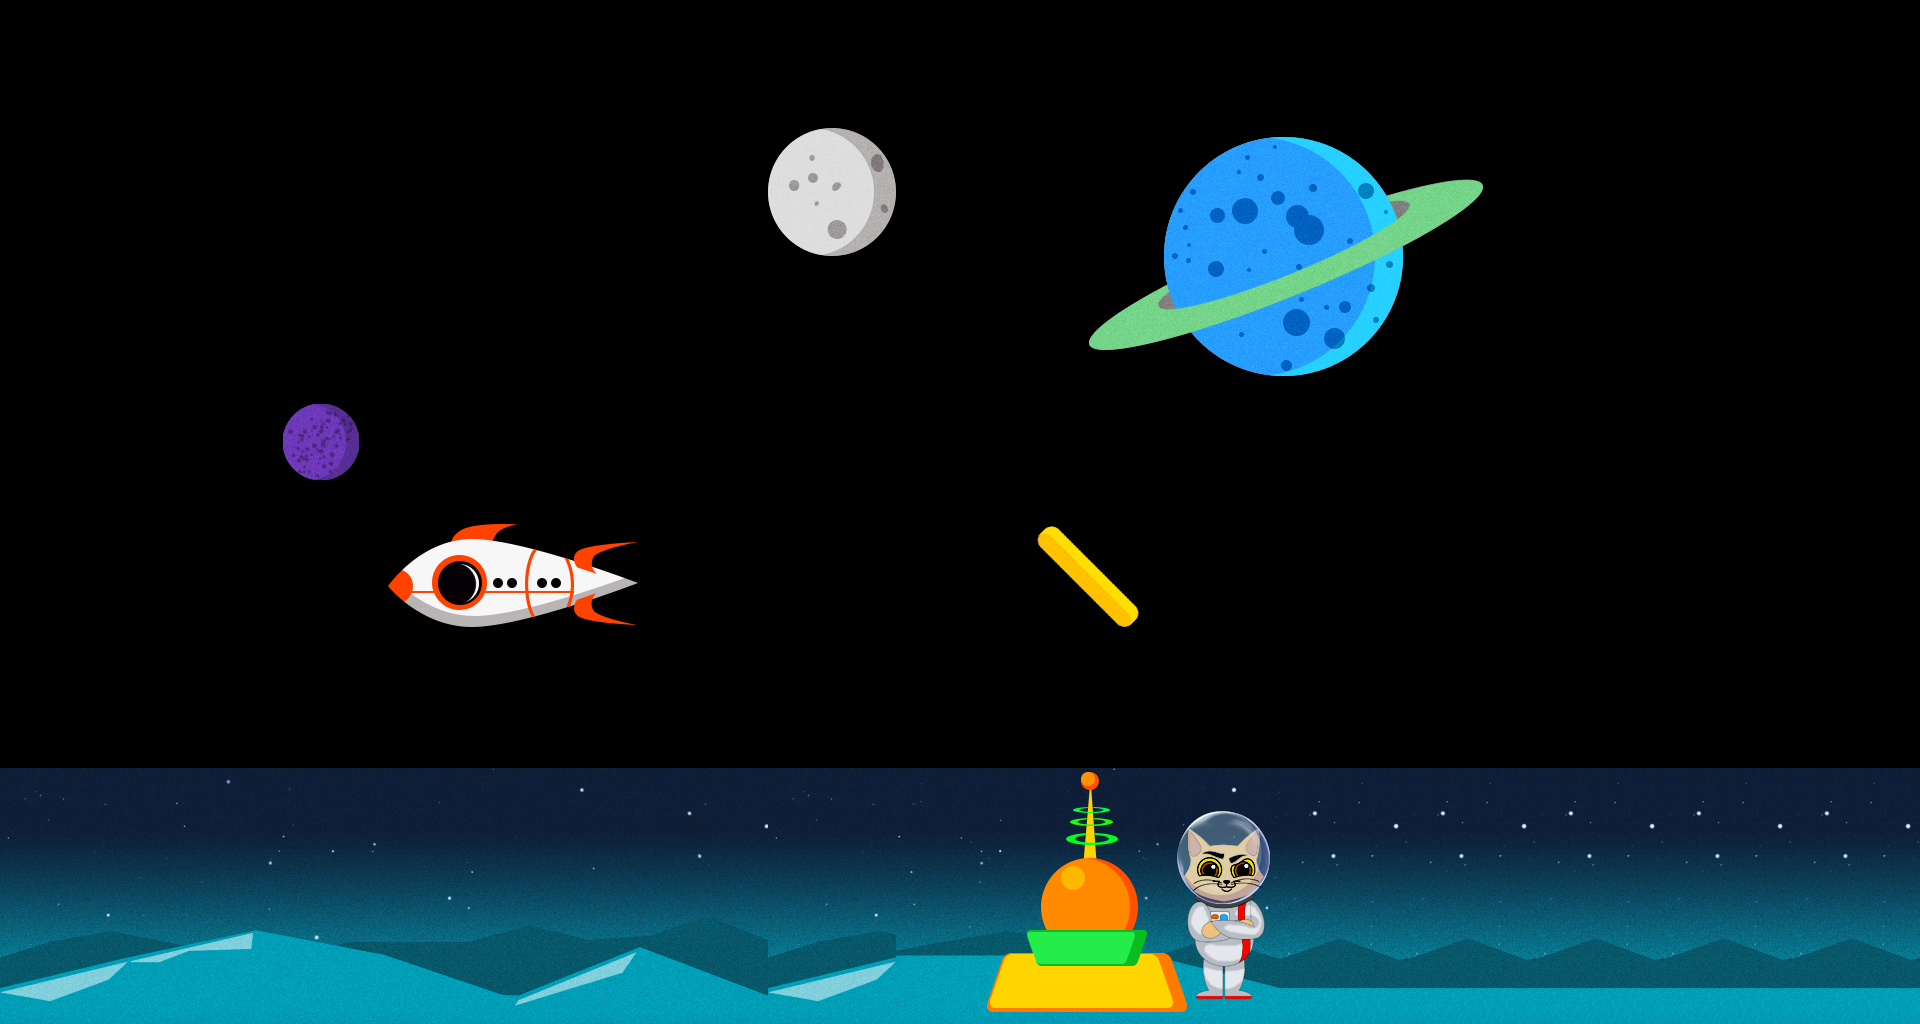

Below is a game level as drawn by its tile map, then a one-line description and the .tmx file that defines it, in full:
An orthogonal 15x8 tile map with 128x128 px tiles, 3 tile layers (BackgroudLayer, PlayerLayer
, GameLayer), 2 tilesets.

<map version="1.0" tiledversion="1.1.0" orientation="orthogonal" renderorder="right-down" width="15" height="8" tilewidth="128" tileheight="128" infinite="0" nextobjectid="1">
 <tileset firstgid="1" source="tiles.tsx" />
 <tileset firstgid="65" source="template_assets_v1.tsx" />
 <layer name="BackgroudLayer" width="15" height="8">
  <data encoding="csv">
0,0,0,0,0,0,0,0,0,0,0,0,0,0,0,
0,0,0,0,0,0,0,0,0,0,0,0,0,0,0,
0,0,0,0,0,0,0,0,0,0,0,0,0,0,100,
0,0,0,0,0,0,0,0,0,0,0,0,0,0,0,
0,0,0,0,0,0,0,0,0,0,0,0,0,0,0,
0,0,0,0,0,0,0,0,0,0,0,0,0,0,0,
164,165,166,167,168,169,164,160,161,162,163,163,163,163,163,
179,180,181,182,183,184,179,175,176,177,178,178,178,178,178
</data>
 </layer>
 <layer name="PlayerLayer&#10;" width="15" height="8">
  <data encoding="csv">
0,0,0,0,0,0,0,0,0,0,0,0,0,0,0,
0,0,0,0,0,0,0,0,0,0,0,0,0,0,0,
0,0,0,0,0,0,0,0,0,0,0,0,0,0,0,
0,0,0,0,0,0,0,0,0,0,0,0,0,0,0,
0,0,0,0,0,0,0,0,0,0,0,0,0,0,0,
0,0,0,0,0,0,0,0,0,0,0,0,0,0,0,
0,0,0,0,0,0,0,0,0,138,0,0,0,0,0,
0,0,0,0,0,0,0,0,0,153,0,0,0,0,0
</data>
 </layer>
 <layer name="GameLayer" width="15" height="8">
  <data encoding="csv">
0,142,0,0,0,0,0,0,0,0,0,0,0,0,0,
0,0,0,0,0,0,117,0,82,83,84,85,0,0,0,
0,0,0,0,0,0,0,0,97,98,99,100,0,0,0,
0,0,101,0,0,0,0,0,0,0,0,0,0,0,0,
0,0,0,92,93,0,0,0,121,0,0,0,0,0,0,
0,0,0,0,0,0,0,0,0,0,0,0,0,0,0,
0,0,0,0,0,0,0,89,90,91,0,0,0,0,0,
0,0,0,0,0,0,0,104,105,106,0,0,0,0,0
</data>
 </layer>
</map>
